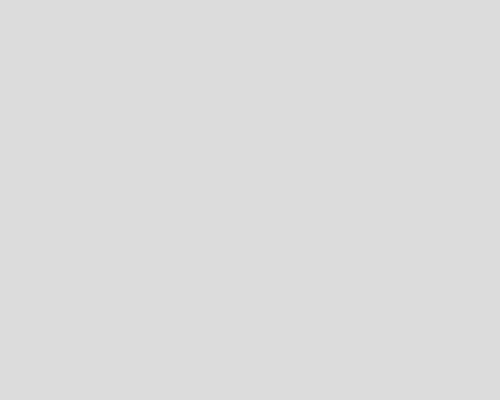
Frame 1 (no input)
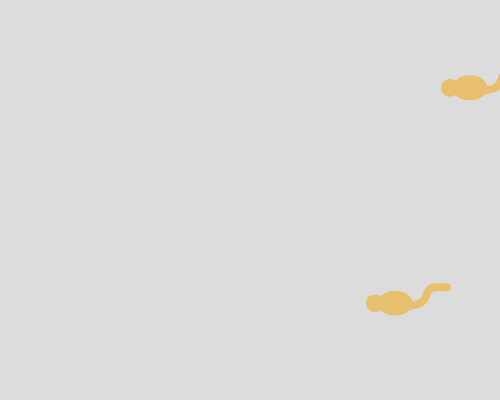
Frame 60 (no input)
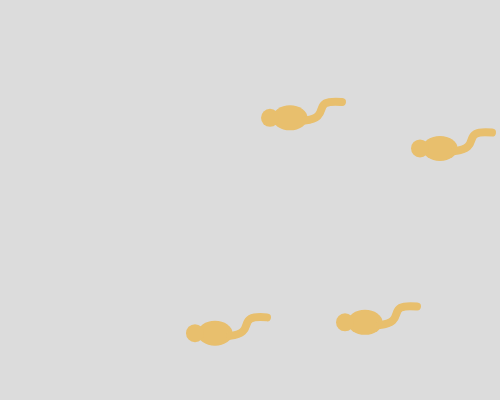
Frame 120 (the mouse pressed at the canvas centre since frame 60)

The p5.js sketch that drew these frames (run headless with seeded random() and noise() and a simulated clock; from frame 60 on, the mouse is pressed at the canvas centre):

// p5.js sketch
// ── sketch.js
//create an empty array called balls
let cats = [];


function setup() {
  createCanvas(500, 400);
}

function draw(){
	background(220);

  if (frameCount % 25 == 0) {
      let  c = new Cat(width, random(0,height), -3);
      cats.push(c);
      console.log(cats); //print the balls array to the console
    }

//	draw all the balls in that array
	for (let i = 0; i < cats.length; i++) {
	 	      cats[i].drawCat();
       	  cats[i].moveCat();
	  }
}

//ball class from which to create new balls with similar properties.
class Cat {

	//every ball needs an x value, a y value, and a speed
	constructor(x,y, speed){
		this.x = x;
    this.y = y;
    this.speed = speed;
	}

	// draw a ball on the screen at x,y
	drawCat(){
    	noStroke();
    	fill(232, 191, 109);
		  ellipse(this.x,this.y,35,25);
      ellipse(this.x-20,this.y,18,18);
      push();
      stroke(232, 191, 109);
      noFill();
      strokeWeight(8);
      translate(-5,-45);
      bezier(this.x+119/6, this.y+286/6, this.x+294/6, this.y+264/6, this.x+138/6, this.y+157/6, this.x+342/6, this.y+175/6);
      pop();
	}

	//update the location of the ball, so it moves across the screen
	moveCat(){
		this.x = this.x+ this.speed;
		this.y = this.y+.5;
	}

}
